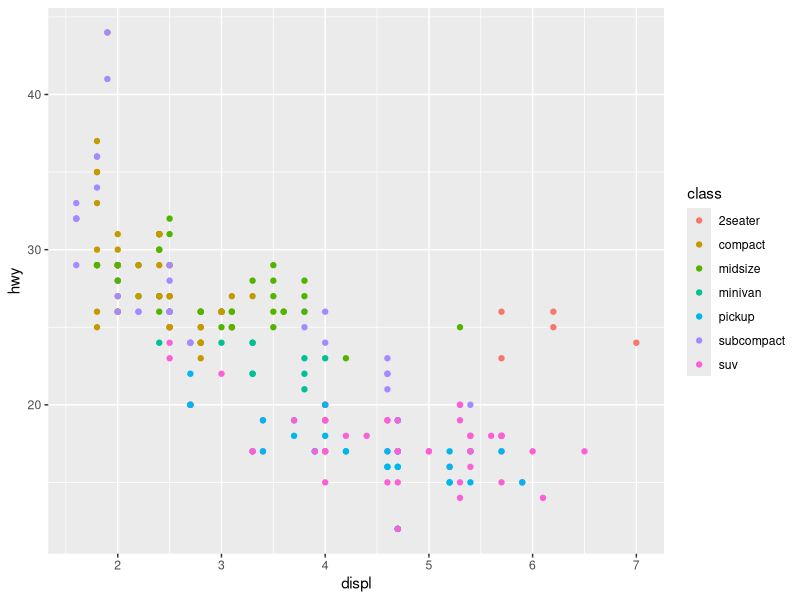
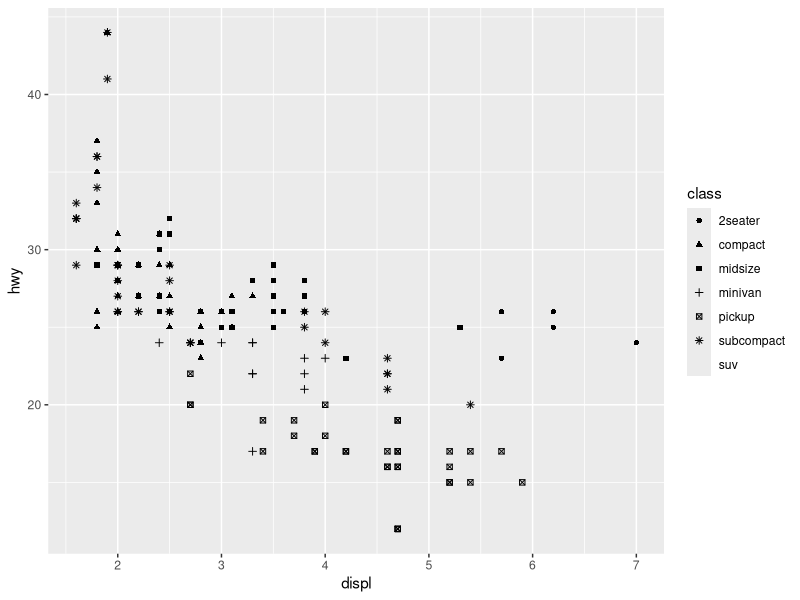
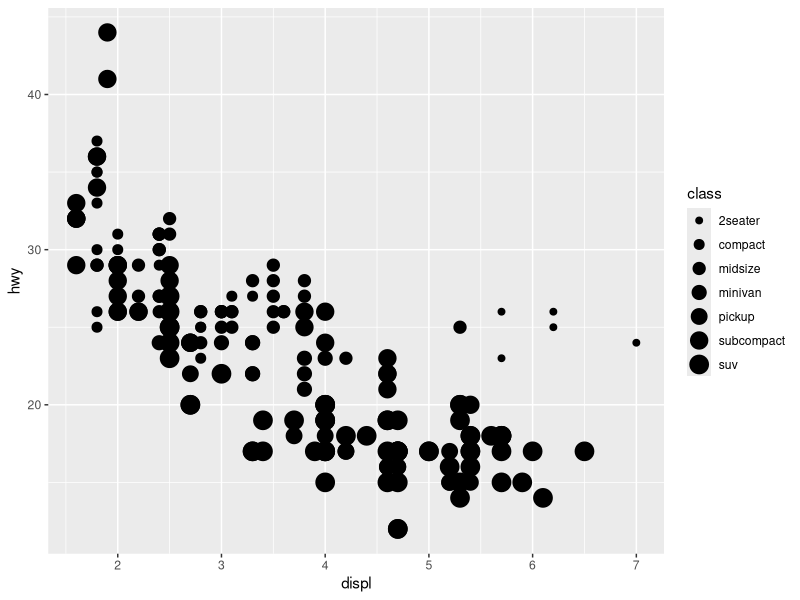
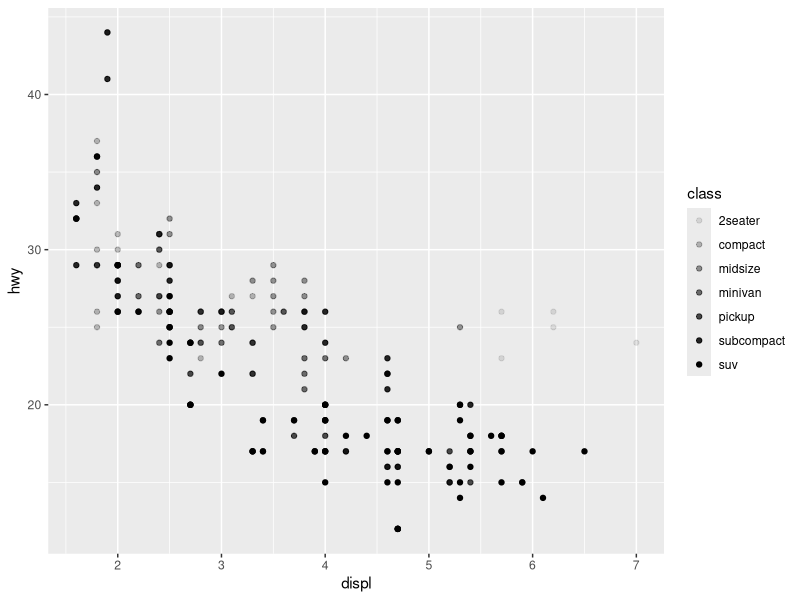
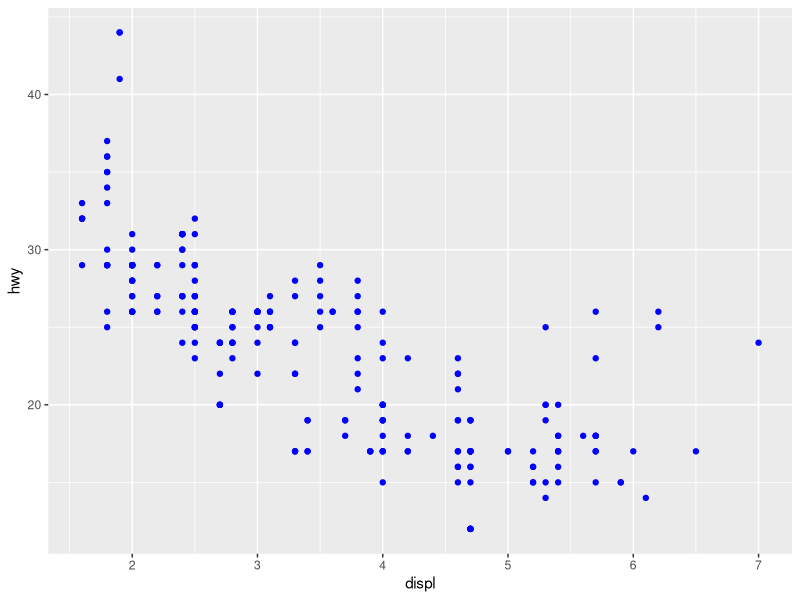
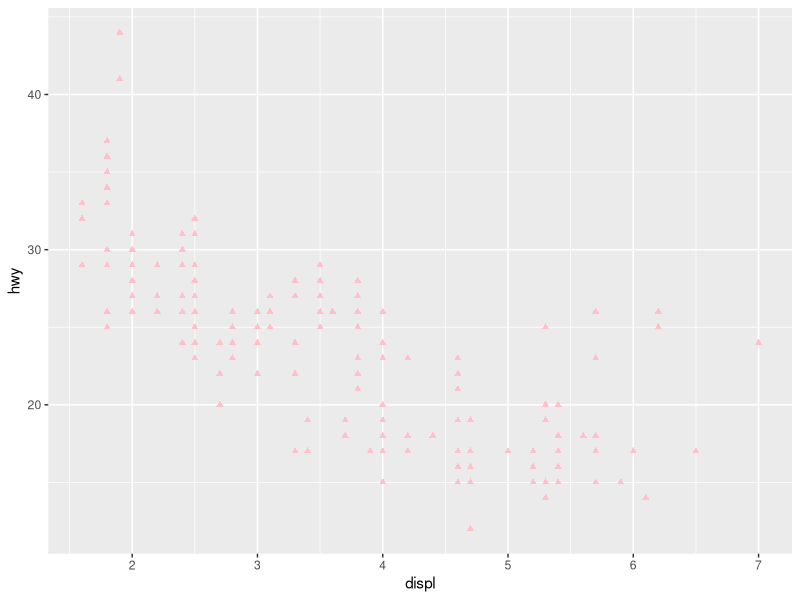
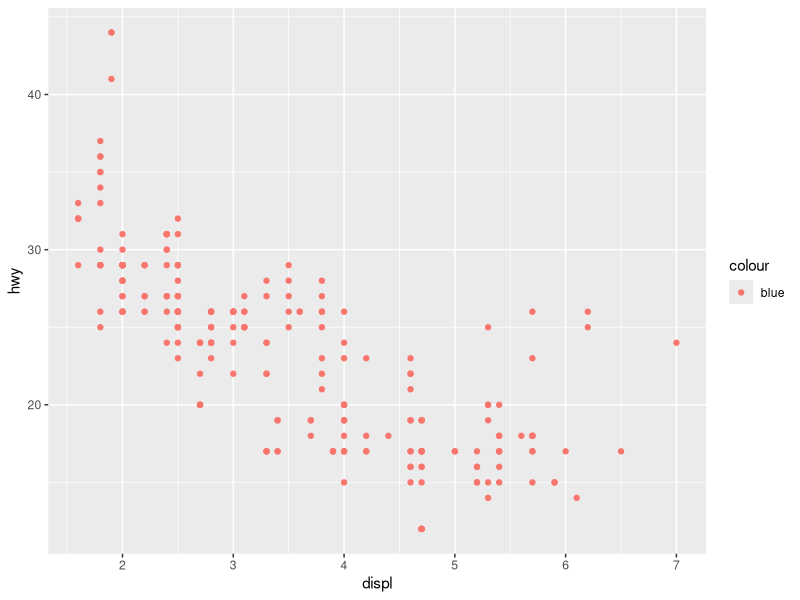
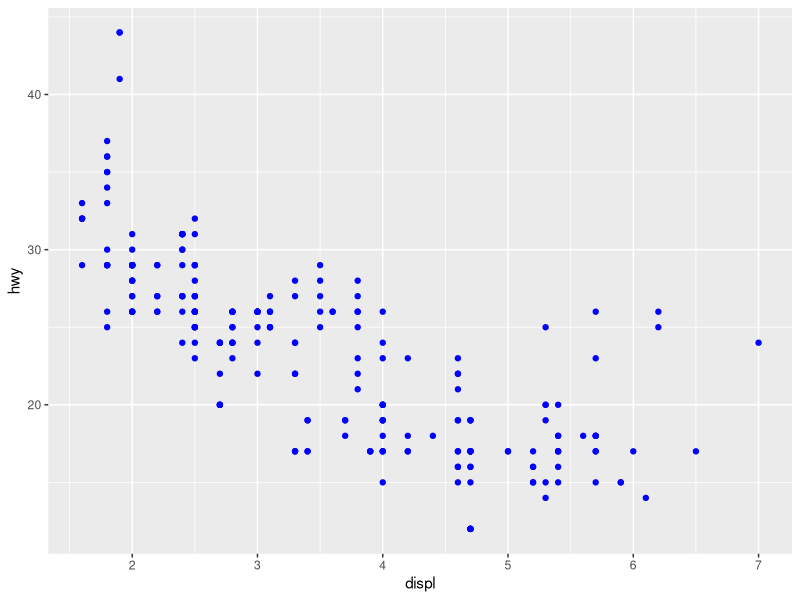

Generate these figures, in order, with R:
library(tidyverse)


# 9.2 Aesthetic mappings --------------------------------------------------

mpg
# displ: numerical var
# hwy: numerical var
# class: categorical var

ggplot(mpg, aes(x = displ, y = hwy, color = class)) +
  geom_point()

ggplot(mpg, aes(x = displ, y = hwy, shape = class)) +
  geom_point()
# we get a warning when using shape since the 'class' factor has more 6 levels

ggplot(mpg, aes(x = displ, y = hwy, size = class)) +
  geom_point()
#> Warning: Using alpha for a discrete variable is not advised. 

ggplot(mpg, aes(x = displ, y = hwy, alpha = class)) +
  geom_point()
#> Warning: Using alpha for a discrete variable is not advised. 

# Not good to a map an unordered discrete (categorical) variable to an ordered aesthetic 
# as it implies a ranking that does not in fact exist

ggplot(mpg, aes(x = displ, y = hwy)) +
  geom_point(color = "blue")

# aesthetics
# - color: chr string
# - size: millimeters
# - shape: integer (see https://r4ds.hadley.nz/layers_files/figure-html/fig-shapes-1.png)

### 9.2.1 Exercises

# 1. Create a scatterplot of hwy vs. displ where the points are pink filled in triangles.

ggplot(mpg, aes(x = displ, y = hwy)) +
  geom_point(color = "pink", shape = "triangle")
  # geom_point(color = "pink", shape = 17)
  
# 2. Why did the following code not result in a plot with blue points?
ggplot(mpg) + 
  geom_point(aes(x = displ, y = hwy, color = "blue"))
# > because we specified "blue" in the aesthetic mapping, which is intended to map aesthetics to variables
# > in this case, "blue" is interpreted as a constant, not the color

ggplot(mpg) + 
  geom_point(aes(x = displ, y = hwy), color = "blue")
# > the updated code here works

# 3. What does the stroke aesthetic do? What shapes does it work with? (Hint: use ?geom_point)

# > According to ?geom_point, "# For shapes that have a border (like 21), you can colour the inside and
# outside separately. Use the stroke aesthetic to modify the width of the
# border"

# > https://ggplot2.tidyverse.org/articles/ggplot2-specs.html
# > The size of the filled part is controlled by size, the size of the stroke is controlled by stroke. Each is measured in mm, and the total size of the point is the sum of the two.

# for "filled shapes", total size is sum of stroke and fill
ggplot(mpg, aes(displ, hwy)) + geom_point(shape = 23, fill = "red", color = "blue") # "filled shape"
ggplot(mpg, aes(displ, hwy)) + geom_point(shape = 23, stroke = 1, fill = "red", color = "blue") # "filled shape"
ggplot(mpg, aes(displ, hwy)) + geom_point(shape = 23, size = 5, fill = "red", color = "blue") # "filled shape"
ggplot(mpg, aes(displ, hwy)) + geom_point(shape = 23, stroke = 1, size = 5, fill = "red", color = "blue") # "filled shape"
ggplot(mpg, aes(displ, hwy)) + geom_point(shape = 23, stroke = 5, size = 1, fill = "red", color = "blue") # "filled shape"

# > the stroke aesthetic allows us to modify the width of the border of shapes that have a border
# > size/width of stroke is measured in mm
ggplot(mpg, aes(displ, hwy)) + geom_point(shape = 5) # "hollow shape" (0-14)
ggplot(mpg, aes(displ, hwy)) + geom_point(shape = 5, stroke = 1) # "hollow shape", adjusted width

ggplot(mpg, aes(displ, hwy)) + geom_point(shape = 18) # "solid shape"
ggplot(mpg, aes(displ, hwy)) + geom_point(shape = 18, stroke = 1, size = 5, color = "pink") # "solid shape"
ggplot(mpg, aes(displ, hwy)) + geom_point(shape = 18, stroke = 5, size = 1, color = "pink") # "solid shape"
# > size has a larger impact on overall size than stroke for "solid" shapes (15-20), but still has an additive effect; they affect the same thing, just in different magnitudes

# 4. What happens if you map an aesthetic to something other than a variable name, like aes(color = displ < 5)? Note, you’ll also need to specify x and y.
ggplot(mpg, aes(x = displ, y = hwy, color = displ < 5)) + geom_point()
# > we get levels for each aesthetic based on the unique values of the variable passed in
# > in the above case, since `displ < 5` is a logical vector, we partition and plot the points based on TRUE/FALSE

ggplot(mpg, aes(x = displ, y = hwy, stroke = displ < 5)) + geom_point()

ggplot(mpg, aes(x = displ, y = hwy, color = 3)) + geom_point()
# > if its a constant, then we get the corresponding aesthetic assigned with some random value


# 9.3 Geometric objects ---------------------------------------------------

ggplot(mpg, aes(x = displ, y = hwy)) +
  geom_point()

ggplot(mpg, aes(x = displ, y = hwy)) +
  geom_smooth()

# not every aesthetic works with every geom; if you try, ggplot2 will silently ignore that aestheticmapping

# geom_smooth allows different line types for different factor levels
ggplot(mpg, aes(x = displ, y = hwy, shape = drv)) +
  geom_smooth()

ggplot(mpg, aes(x = displ, y = hwy, linetype = drv)) +
  geom_smooth()

ggplot(mpg, aes(x = displ, y = hwy, color = drv)) + 
  geom_point() +
  geom_smooth(aes(linetype = drv))

# applying `group` aesthetic to a categorical variable to draw multiple objects
ggplot(mpg, aes(x = displ, y = hwy)) +
  geom_smooth()

ggplot(mpg, aes(x = displ, y = hwy)) +
  geom_smooth(aes(group = drv)) # all line groups have same features, but they are distinct

ggplot(mpg, aes(x = displ, y = hwy)) +
  geom_smooth(aes(color = drv), show.legend = FALSE) # each line groups has a different color

ggplot(mpg, aes(x = displ, y = hwy)) +
  geom_point(aes(color = class)) +
  geom_smooth() # local aesthetic mappings (geom-specific)
  # allows us to display different aesthetics in different layers

# specifying different data for each layer
ggplot(mpg, aes(x = displ, y = hwy)) +
  geom_point() +
  geom_point(
    data = mpg |> filter(class == "2seater"),
    color = "red"
  ) +
  geom_point(
    data = mpg |> filter(class == "2seater"),
    shape = "circle open", size = 3, color = "red"
  ) # the latter overrides the earlier data layer

# different geoms can reveal different features of your data
ggplot(mpg, aes(x = hwy)) +
  geom_histogram(binwidth = 2)

ggplot(mpg, aes(x = hwy)) +
  geom_density()

ggplot(mpg, aes(x = hwy)) +
  geom_boxplot()

# other plots
library(ggridges)

ggplot(mpg, aes(x = hwy, y = drv, fill = drv, color = drv)) +
  geom_density_ridges(alpha = 0.5, show.legend = FALSE)

# https://ggplot2.tidyverse.org/reference

### 9.3.1 Exercises

# 1. What geom would you use to draw a line chart? A boxplot? A histogram? An area chart?
# > line chart: geom_smooth or geom_path
# > boxplot: geom_boxplot
# > histogram: geom_histogram
# > area chart: geom_area

ggplot(mpg, aes(x = displ, y = hwy)) +
  geom_area()

# 2. Earlier in this chapter we used show.legend without explaining it:
  
ggplot(mpg, aes(x = displ, y = hwy)) +
  geom_smooth(aes(color = drv), show.legend = FALSE)

# What does show.legend = FALSE do here? What happens if you remove it? Why do you think we used it earlier?
  
ggplot(mpg, aes(x = displ, y = hwy)) +
  geom_smooth(aes(color = drv))
# > `show.legend = FALSE` hides the legend; if we remove it, it defaults to TRUE
# > probably used it earlier because it was redundant (when we plot numerical vs categorical, and the categorical levels are displayed on one of the axis)

# 3. What does the `se` argument to `geom_smooth()` do?
ggplot(mpg, aes(x = displ, y = hwy)) +
  geom_smooth() # default `se = TRUE`
  
ggplot(mpg, aes(x = displ, y = hwy)) +
  geom_smooth(se = FALSE)

# > it toggles the confidence interval around the smoothed line

# 4. Recreate the R code necessary to generate the following graphs. Note that wherever a categorical variable is used in the plot, it’s drv.

ggplot(mpg, aes(x = displ, y = hwy)) +
  geom_point() +
  geom_smooth(se = FALSE)

ggplot(mpg, aes(x = displ, y = hwy)) +
  geom_point() +
  geom_smooth(aes(group = drv), se = FALSE)

ggplot(mpg, aes(x = displ, y = hwy, color = drv)) +
  geom_point() +
  geom_smooth(se = FALSE)


ggplot(mpg, aes(x = displ, y = hwy)) +
  geom_point(aes(color = drv)) +
  geom_smooth(se = FALSE)

ggplot(mpg, aes(x = displ, y = hwy)) +
  geom_point(aes(color = drv)) +
  geom_smooth(aes(linetype = drv), se = FALSE)

ggplot(mpg, aes(x = displ, y = hwy,)) +
  geom_point(shape = "circle filled", size = 2, color = "white", aes(fill = drv, stroke = 1))


# 9.4 Facets --------------------------------------------------------------
ggplot(mpg, aes(x = displ, y = hwy)) +
  geom_point() +
  facet_wrap(~cyl)
  # splits plots into subplots that eac hdisplay oen subset of the data based on a categorical variable

# facetting plot with combination of two variables
# -> use `facet_grid()` instead of `facet_wrap()`
ggplot(mpg, aes(x = displ, y = hwy)) +
  geom_point() +
  facet_grid(drv ~ cyl)

# defaults to same scale across facets => useful for comparing data across facets
# allowing different scales in each faceet => allows us to visualize relationship within each facet better
ggplot(mpg, aes(x = displ, y = hwy)) +
  geom_point() +
  facet_grid(drv ~ cyl, scales = "free_y")

ggplot(mpg, aes(x = displ, y = hwy)) +
  geom_point() +
  facet_grid(drv ~ cyl, scales = "free_x")

ggplot(mpg, aes(x = displ, y = hwy)) +
  geom_point() +
  facet_grid(drv ~ cyl, scales = "free")

### 9.4.1 Exercises

# 1. What happens if you facet on a continuous variable?
ggplot(mpg, aes(x = hwy)) +
  geom_boxplot() +
  facet_wrap(~displ)
# > works, but we get a subplot for each unique value, which can be a lot

# 2. What do the empty cells in the plot above with facet_grid(drv ~ cyl) mean? Run the following code. How do they relate to the resulting plot?
ggplot(mpg) + 
  geom_point(aes(x = drv, y = cyl))

# > this categorical vs categorical variable plot shows a grid of whether one or more data points exist in a factor-level combination
# > so the empty plots are where there does not exist points in that factor-level combination

# 3. What plots does the following code make? What does . do?

ggplot(mpg) + 
  geom_point(aes(x = displ, y = hwy)) +
  facet_grid(drv ~ .)

ggplot(mpg) + 
  geom_point(aes(x = displ, y = hwy)) +
  facet_grid(. ~ cyl)

# > the facets get stacked either horizontally or vertically based based on whetehr the variable is on the LHS or RHS
# > the `.` is just a placeholder

# 4. Take the first faceted plot in this section:
ggplot(mpg) + 
  geom_point(aes(x = displ, y = hwy)) + 
  facet_wrap(~ class, nrow = 2)

# What are the advantages to using faceting instead of the color aesthetic? What are the disadvantages? How might the balance change if you had a larger dataset?

# > it takes a lot more space to replot the axes
# > facets may be good for when there are a lot of data points that make plotting everything on the same subplot overcrowded
# > plotting everything in a single graph may be useful for comparing different levels when the clusters do not overlap as much

# > with larger number of data points, using facets is good if we only have a few factor levels
# > but with lower number of levels, using color aesthetics is still fine

# > without facet wrap, categorical levels with more observations may mask the levels with less observations

# 5. Read ?facet_wrap. What does nrow do? What does ncol do? What other options control the layout of the individual panels? Why doesn’t facet_grid() have nrow and ncol arguments?

# > nrow sets the number of rows, which will determine the number of subplots on each row (== number of columns)
# > ncol sets the number of cols, which will determine the number of subplots on each col (== number of rows)

# > the total number of subplots must be <= nrow * ncol 

# > other options include `dir`, which controls whether the panels should be arranged horizontally or vertically
# > facet_grid doesn't have `nrow` and `ncol` doesn't have the arguments because they are determined automatically by the number of levels of thw two categorical variables in the formula passed into the args

# 6. Which of the following plots makes it easier to compare engine size (displ) across cars with different drive trains? What does this say about when to place a faceting variable across rows or columns?
ggplot(mpg, aes(x = displ)) + 
  geom_histogram() + 
  facet_grid(drv ~ .)

ggplot(mpg, aes(x = displ)) + 
  geom_histogram() +
  facet_grid(. ~ drv)

# > the first plot makes it easier to compare engine size across cars with different drive trains
# > Since we want to compare `displ` between different `drv` trains, we should facet on the same axis as the variable we want to compare against

# 7. Recreate the following plot using facet_wrap() instead of facet_grid(). How do the positions of the facet labels change?
ggplot(mpg) + 
  geom_point(aes(x = displ, y = hwy)) +
  facet_grid(drv ~ .)

ggplot(mpg) +
  geom_point(aes(x = displ, y = hwy)) +
  facet_wrap(~drv, ncol = 1)

ggplot(mpg) +
  geom_point(aes(x = displ, y = hwy)) +
  facet_wrap(~drv, ncol = 1, strip.position = "right")

ggplot(mpg) +
  geom_point(aes(x = displ, y = hwy)) +
  facet_wrap(~drv, nrow = 3)

ggplot(mpg) +
  geom_point(aes(x = displ, y = hwy)) +
  facet_wrap(~drv, nrow = 3, strip.position = "right")
# > the position of the facet labels is horizontal instead of vertical by default
# > but we can control it with `strip.position`

# 9.5 Statistical transformations -----------------------------------------


# 9.6 Position adjustments ------------------------------------------------



# 9.7 Coordinate systems --------------------------------------------------


# 9.8 The layered grammar of graphics -------------------------------------



